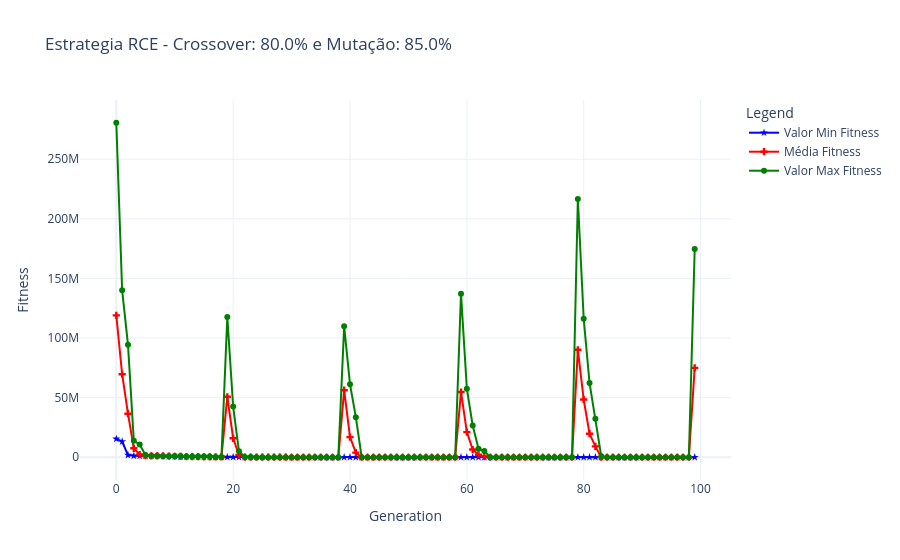
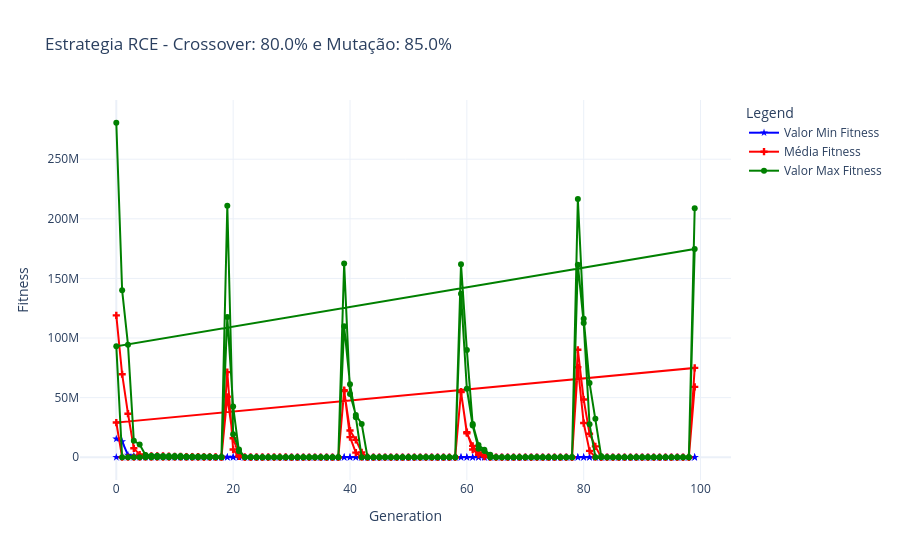
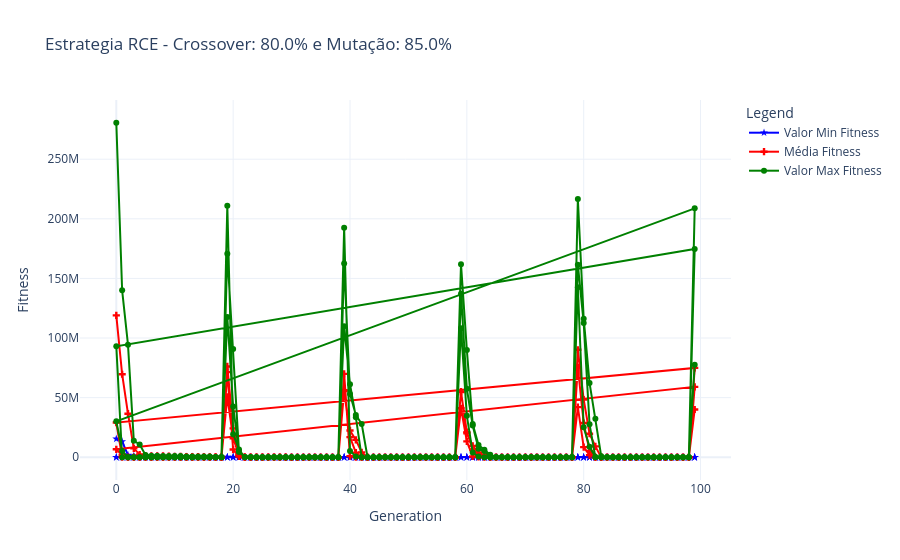
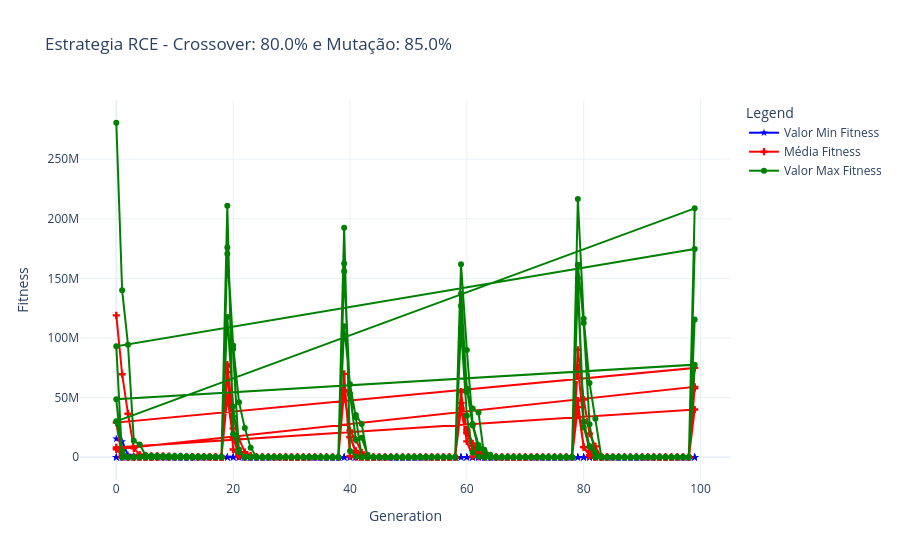

Write notebook code for charts like these, in order.
### Code cell
import time

if __name__ == "__main__":

    test = {
        "key": True,
        "value": 5,
    }

    results_consolidados = []  # Initialize an empty list to store results
    execution_times = []  # Lista para armazenar os tempos de execução

    #! ainda seria possivel criar um pacote no pip e instanciar?
    setup = Setup(params, rosenbrock_benchmark)
    alg = AlgoritimoEvolutivoRCE(setup, DEBUG=False)
    dashboard = DashboardApp()

    if test["key"]:

        for i in range(test["value"]):
            print("\nExecução", i + 1)

            start_time = time.time()  # Inicia a contagem do tempo para cada execução

            # Loop principal do Algoritmo Evolutivo
            pop_with_repopulation, logbook_with_repopulation, best_variables = alg.run(RCE=True)
            print("\n\nEvolução concluída  - 100%")

            # Resultados
            x, y, z, fig = dashboard.visualize(logbook_with_repopulation, pop_with_repopulation, execution_num=i + 1)

            # Opcional
            print("\nTabela com todas as estatisticas durante as gerações")
            dashboard.statistics_per_generation_df(logbook_with_repopulation)

            end_time = time.time()  # Finaliza a contagem do tempo para cada execução
            execution_time = end_time - start_time
            execution_times.append(execution_time)  # Armazena o tempo de execução

            # Append results to the list
            results_consolidados.append({"execution": i + 1, "solution_variables": y, "best_fitness": z, "execution_time": execution_time})

    else:
        print("False! Rodando o framework uma unica vez!")
        start_time = time.time()  # Inicia a contagem do tempo para a execução única

        # Loop principal do Algoritmo Evolutivo
        pop_with_repopulation, logbook_with_repopulation, best_variables = alg.run(RCE=True)
        print("\n\nEvolução concluída  - 100%")

        # Resultados
        x, y, z, fig = dashboard.visualize(logbook_with_repopulation, pop_with_repopulation)

        end_time = time.time()  # Finaliza a contagem do tempo para a execução única
        execution_time = end_time - start_time

        # Append results to the list (for single execution)
        results_consolidados.append({"execution": 1, "solution_variables": y, "best_fitness": z, "execution_time": execution_time})

        print(f"Tempo de execução: {execution_time:.2f} segundos")

        # Calcula a média e o desvio padrão dos tempos de execução
    avg_execution_time = np.mean(execution_times)
    std_execution_time = np.std(execution_times)

    print(f"Tempo médio de execução: {avg_execution_time:.2f} segundos")
    print(f"Desvio padrão do tempo de execução: {std_execution_time:.2f} segundos")


    # Create the DataFrame
    results_consolidados_df = pd.DataFrame(results_consolidados)

    # Calculate mean, min, and max
   # mean_solution = results_consolidados_df["solution_variables"].apply(np.mean)
    min_solution = results_consolidados_df["solution_variables"].apply(np.min)
    #max_solution = results_consolidados_df["solution_variables"].apply(np.max)

    #print("\nMédia das Variáveis de Solução:", np.mean(mean_solution))
    print("\nMínimo das Variáveis de Solução:", np.min(min_solution))
    #print("\nMáximo das Variáveis de Solução:", np.max(max_solution))

    # novas colunas
    #results_consolidados_df["mean_solution_variables"] = mean_solution
    #results_consolidados_df["max_solution_variables"] = max_solution

    if avg_execution_time and std_execution_time:
        results_consolidados_df["avg_execution_time"] = avg_execution_time
        results_consolidados_df["std_execution_time"] = std_execution_time

    results_consolidados_df["min_solution_variables"] = min_solution
    results_consolidados_df["execution_time"] = results_consolidados_df["execution_time"].apply(lambda x: f"{x:.2f} segundos")


    # exportar para excel
    results_consolidados_df.to_excel("results_consolidados.xlsx", index=False)

     # Display or use the results
    print("\nResultados Consolidados:")
    display(results_consolidados_df)
    results_consolidados_df.sort_values(by="best_fitness", inplace=True)
    results_consolidados_df.describe()

### Figure 1 — Plotly figure (JSON) as saved in the notebook; plotly's stock layout.template omitted (floating-point values rounded to 4 significant figures)
{"data": [{"line": {"color": "blue"}, "marker": {"color": "blue", "symbol": "star"}, "mode": "lines+markers", "name": "Valor Min Fitness", "type": "scatter", "x": [0, 1, 2, 3, 4, 5, 6, 7, 8, 9, 10, 11, 12, 13, 14, 15, 16, 17, 18, 19, 20, 21, 22, 23, 24, 25, 26, 27, 28, 29, 30, 31, 32, 33, 34, 35, 36, 37, 38, 39, 40, 41, 42, 43, 44, 45, 46, 47, 48, 49, 50, 51, 52, 53, 54, 55, 56, 57, 58, 59, 60, 61, 62, 63, 64, 65, 66, 67, 68, 69, 70, 71, 72, 73, 74, 75, 76, 77, 78, 79, 80, 81, 82, 83, 84, 85, 86, 87, 88, 89, 90, 91, 92, 93, 94, 95, 96, 97, 98, 99], "y": [15385772, 13163853, 1863171, 1169650, 1139669, 1121569, 1120066, 1120066, 987053, 660834, 660834, 538814, 524802, 524007, 298585, 298585, 298585, 112758, 112758, 112758, 112758, 72824, 72824, 68621, 68424, 36917, 36114, 36114, 21409, 16206, 16206, 11703, 11703, 11703, 8103, 8103, 7702, 7702, 7401, 7401, 7401, 7401, 7401, 6601, 2802, 2802, 2802, 2802, 2802, 2703, 2703, 2703, 2703, 2703, 2703, 2703, 2703, 2703, 2703, 2703, 2703, 2703, 2703, 2703, 2703, 1803, 1803, 1803, 1103, 1103, 1103, 1103, 1103, 603, 603, 603, 603, 303, 203, 203, 203, 203, 203, 203, 203, 203, 203, 203, 203, 203, 203, 203, 203, 203, 203, 203, 203, 203, 203, 203]}, {"line": {"color": "red"}, "marker": {"color": "red", "symbol": "cross"}, "mode": "lines+markers", "name": "Média Fitness", "type": "scatter", "x": [0, 1, 2, 3, 4, 5, 6, 7, 8, 9, 10, 11, 12, 13, 14, 15, 16, 17, 18, 19, 20, 21, 22, 23, 24, 25, 26, 27, 28, 29, 30, 31, 32, 33, 34, 35, 36, 37, 38, 39, 40, 41, 42, 43, 44, 45, 46, 47, 48, 49, 50, 51, 52, 53, 54, 55, 56, 57, 58, 59, 60, 61, 62, 63, 64, 65, 66, 67, 68, 69, 70, 71, 72, 73, 74, 75, 76, 77, 78, 79, 80, 81, 82, 83, 84, 85, 86, 87, 88, 89, 90, 91, 92, 93, 94, 95, 96, 97, 98, 99], "y": [119000000.0, 69630000.0, 36520000.0, 7488000.0, 2256000.0, 1242000.0, 1139000.0, 1133000.0, 1082000.0, 985600.0, 825300.0, 680100.0, 604100.0, 544200.0, 480700.0, 395600.0, 322500.0, 280000.0, 238400.0, 50740000.0, 15900000.0, 1932000.0, 134300.0, 96220.0, 71250.0, 62560.0, 52550.0, 36350.0, 33030.0, 27010.0, 20060.0, 17670.0, 15080.0, 19520.0, 11300.0, 8823, 8253.0, 8012.0, 7882, 56250000.0, 16890000.0, 3909000.0, 20440.0, 8512, 7412.0, 5711.0, 4781.0, 2802, 2932.0, 3322.0, 2893, 3083.0, 5185.0, 2743.0, 2723.0, 2703, 2743, 2703, 2703, 54747891, 21090000.0, 6463000.0, 2118000.0, 589900.0, 2703, 2583.0, 2363.0, 1913.0, 2003, 1453, 1183.0, 1113.0, 1123.0, 1423.0, 923.1, 802.9, 923, 832.9, 403.1, 90180000.0, 48440000.0, 19740000.0, 9125457, 94500.0, 642.9, 263.1, 223.1, 553.3, 282.9, 233.1, 253, 203, 533.4, 243, 212.9, 223.1, 203, 643.3, 203, 74950000.0]}, {"line": {"color": "green"}, "marker": {"color": "green", "symbol": "circle"}, "mode": "lines+markers", "name": "Valor Max Fitness", "type": "scatter", "x": [0, 1, 2, 3, 4, 5, 6, 7, 8, 9, 10, 11, 12, 13, 14, 15, 16, 17, 18, 19, 20, 21, 22, 23, 24, 25, 26, 27, 28, 29, 30, 31, 32, 33, 34, 35, 36, 37, 38, 39, 40, 41, 42, 43, 44, 45, 46, 47, 48, 49, 50, 51, 52, 53, 54, 55, 56, 57, 58, 59, 60, 61, 62, 63, 64, 65, 66, 67, 68, 69, 70, 71, 72, 73, 74, 75, 76, 77, 78, 79, 80, 81, 82, 83, 84, 85, 86, 87, 88, 89, 90, 91, 92, 93, 94, 95, 96, 97, 98, 99], "y": [280563725, 140003443, 94424941, 13800671, 10709890, 1863171, 1169650, 1157969, 1138166, 1138166, 987053, 1039062, 676233, 660834, 538814, 582616, 537907, 298585, 298585, 117630836, 42522334, 4961916, 312273, 312273, 79026, 72824, 72824, 36917, 39915, 36114, 23509, 21409, 19007, 68617, 14504, 11703, 10504, 9503, 9503, 109794673, 61251039, 33605527, 78227, 13204, 13204, 7502, 6601, 2802, 3902, 6502, 4303, 6502, 27318, 2904, 2904, 2703, 3103, 2703, 2703, 137233341, 57477271, 26601495, 7215239, 5220547, 2703, 3304, 2703, 2703, 5002, 1803, 1803, 1202, 1304, 3702, 1304, 2602, 3803, 2602, 904, 216550378, 116237363, 62317945, 32198258, 925684, 1803, 603, 404, 3006, 1002, 404, 603, 203, 3006, 603, 302, 404, 203, 3006, 203, 174658237]}], "layout": {"legend": {"title": {"text": "Legend"}}, "title": {"text": "Estrategia RCE - Crossover: 80.0% e Mutação: 85.0% "}, "xaxis": {"title": {"text": "Generation"}}, "yaxis": {"title": {"text": "Fitness"}}}}

### Figure 2 — Plotly figure (JSON) as saved in the notebook; plotly's stock layout.template omitted (floating-point values rounded to 4 significant figures; data arrays with more than 128 entries replaced by an {"elided": "..."} marker saying what was removed)
{"data": [{"line": {"color": "blue"}, "marker": {"color": "blue", "symbol": "star"}, "mode": "lines+markers", "name": "Valor Min Fitness", "type": "scatter", "x": {"elided": "200 int values"}, "y": {"elided": "200 int values"}}, {"line": {"color": "red"}, "marker": {"color": "red", "symbol": "cross"}, "mode": "lines+markers", "name": "Média Fitness", "type": "scatter", "x": {"elided": "200 int values"}, "y": {"elided": "200 float values"}}, {"line": {"color": "green"}, "marker": {"color": "green", "symbol": "circle"}, "mode": "lines+markers", "name": "Valor Max Fitness", "type": "scatter", "x": {"elided": "200 int values"}, "y": {"elided": "200 int values"}}], "layout": {"legend": {"title": {"text": "Legend"}}, "title": {"text": "Estrategia RCE - Crossover: 80.0% e Mutação: 85.0% "}, "xaxis": {"title": {"text": "Generation"}}, "yaxis": {"title": {"text": "Fitness"}}}}

### Figure 3 — Plotly figure (JSON) as saved in the notebook; plotly's stock layout.template omitted (floating-point values rounded to 4 significant figures; data arrays with more than 128 entries replaced by an {"elided": "..."} marker saying what was removed)
{"data": [{"line": {"color": "blue"}, "marker": {"color": "blue", "symbol": "star"}, "mode": "lines+markers", "name": "Valor Min Fitness", "type": "scatter", "x": {"elided": "300 int values"}, "y": {"elided": "300 int values"}}, {"line": {"color": "red"}, "marker": {"color": "red", "symbol": "cross"}, "mode": "lines+markers", "name": "Média Fitness", "type": "scatter", "x": {"elided": "300 int values"}, "y": {"elided": "300 float values"}}, {"line": {"color": "green"}, "marker": {"color": "green", "symbol": "circle"}, "mode": "lines+markers", "name": "Valor Max Fitness", "type": "scatter", "x": {"elided": "300 int values"}, "y": {"elided": "300 int values"}}], "layout": {"legend": {"title": {"text": "Legend"}}, "title": {"text": "Estrategia RCE - Crossover: 80.0% e Mutação: 85.0% "}, "xaxis": {"title": {"text": "Generation"}}, "yaxis": {"title": {"text": "Fitness"}}}}

### Figure 4 — Plotly figure (JSON) as saved in the notebook; plotly's stock layout.template omitted (floating-point values rounded to 4 significant figures; data arrays with more than 128 entries replaced by an {"elided": "..."} marker saying what was removed)
{"data": [{"line": {"color": "blue"}, "marker": {"color": "blue", "symbol": "star"}, "mode": "lines+markers", "name": "Valor Min Fitness", "type": "scatter", "x": {"elided": "400 int values"}, "y": {"elided": "400 int values"}}, {"line": {"color": "red"}, "marker": {"color": "red", "symbol": "cross"}, "mode": "lines+markers", "name": "Média Fitness", "type": "scatter", "x": {"elided": "400 int values"}, "y": {"elided": "400 float values"}}, {"line": {"color": "green"}, "marker": {"color": "green", "symbol": "circle"}, "mode": "lines+markers", "name": "Valor Max Fitness", "type": "scatter", "x": {"elided": "400 int values"}, "y": {"elided": "400 int values"}}], "layout": {"legend": {"title": {"text": "Legend"}}, "title": {"text": "Estrategia RCE - Crossover: 80.0% e Mutação: 85.0% "}, "xaxis": {"title": {"text": "Generation"}}, "yaxis": {"title": {"text": "Fitness"}}}}
